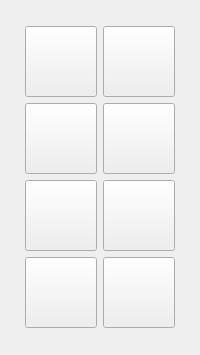
<?xml version="1.0" encoding="UTF-8"?>
<ui version="4.0">
 <class>glitch_alignment</class>
 <widget class="QDialog" name="glitch_alignment">
  <property name="geometry">
   <rect>
    <x>0</x>
    <y>0</y>
    <width>200</width>
    <height>355</height>
   </rect>
  </property>
  <property name="windowTitle">
   <string>Glitch: Objects Alignment</string>
  </property>
  <property name="windowIcon">
   <iconset resource="../../Icons/icons.qrc">
    <normaloff>:/Logo/glitch-logo.png</normaloff>:/Logo/glitch-logo.png</iconset>
  </property>
  <layout class="QVBoxLayout" name="verticalLayout">
   <item>
    <layout class="QGridLayout" name="gridLayout">
     <item row="3" column="2">
      <widget class="QToolButton" name="right_align">
       <property name="toolTip">
        <string>Right Align</string>
       </property>
       <property name="text">
        <string/>
       </property>
       <property name="icon">
        <iconset resource="../../Icons/icons.qrc">
         <normaloff>:/right-align.png</normaloff>:/right-align.png</iconset>
       </property>
       <property name="iconSize">
        <size>
         <width>64</width>
         <height>64</height>
        </size>
       </property>
      </widget>
     </item>
     <item row="1" column="2">
      <widget class="QToolButton" name="vertical_center_align">
       <property name="toolTip">
        <string>Vertical Center Align</string>
       </property>
       <property name="text">
        <string/>
       </property>
       <property name="icon">
        <iconset resource="../../Icons/icons.qrc">
         <normaloff>:/vertical-center-align.png</normaloff>:/vertical-center-align.png</iconset>
       </property>
       <property name="iconSize">
        <size>
         <width>64</width>
         <height>64</height>
        </size>
       </property>
      </widget>
     </item>
     <item row="2" column="2">
      <widget class="QToolButton" name="vertical_stack">
       <property name="toolTip">
        <string>Vertical Stack</string>
       </property>
       <property name="text">
        <string/>
       </property>
       <property name="icon">
        <iconset resource="../../Icons/icons.qrc">
         <normaloff>:/vertical-stack.png</normaloff>:/vertical-stack.png</iconset>
       </property>
       <property name="iconSize">
        <size>
         <width>64</width>
         <height>64</height>
        </size>
       </property>
      </widget>
     </item>
     <item row="1" column="1">
      <widget class="QToolButton" name="horizontal_center_align">
       <property name="toolTip">
        <string>Horizontal Center Align</string>
       </property>
       <property name="text">
        <string/>
       </property>
       <property name="icon">
        <iconset resource="../../Icons/icons.qrc">
         <normaloff>:/horizontal-center-align.png</normaloff>:/horizontal-center-align.png</iconset>
       </property>
       <property name="iconSize">
        <size>
         <width>64</width>
         <height>64</height>
        </size>
       </property>
      </widget>
     </item>
     <item row="2" column="1">
      <widget class="QToolButton" name="horizontal_stack">
       <property name="toolTip">
        <string>Horizontal Stack</string>
       </property>
       <property name="text">
        <string/>
       </property>
       <property name="icon">
        <iconset resource="../../Icons/icons.qrc">
         <normaloff>:/horizontal-stack.png</normaloff>:/horizontal-stack.png</iconset>
       </property>
       <property name="iconSize">
        <size>
         <width>64</width>
         <height>64</height>
        </size>
       </property>
      </widget>
     </item>
     <item row="2" column="3">
      <spacer name="horizontalSpacer_2">
       <property name="orientation">
        <enum>Qt::Horizontal</enum>
       </property>
       <property name="sizeHint" stdset="0">
        <size>
         <width>40</width>
         <height>20</height>
        </size>
       </property>
      </spacer>
     </item>
     <item row="2" column="0">
      <spacer name="horizontalSpacer">
       <property name="orientation">
        <enum>Qt::Horizontal</enum>
       </property>
       <property name="sizeHint" stdset="0">
        <size>
         <width>40</width>
         <height>20</height>
        </size>
       </property>
      </spacer>
     </item>
     <item row="0" column="2">
      <widget class="QToolButton" name="top_align">
       <property name="toolTip">
        <string>Top Align</string>
       </property>
       <property name="text">
        <string/>
       </property>
       <property name="icon">
        <iconset resource="../../Icons/icons.qrc">
         <normaloff>:/top-align.png</normaloff>:/top-align.png</iconset>
       </property>
       <property name="iconSize">
        <size>
         <width>64</width>
         <height>64</height>
        </size>
       </property>
      </widget>
     </item>
     <item row="3" column="1">
      <widget class="QToolButton" name="left_align">
       <property name="toolTip">
        <string>Left Align</string>
       </property>
       <property name="text">
        <string/>
       </property>
       <property name="icon">
        <iconset resource="../../Icons/icons.qrc">
         <normaloff>:/left-align.png</normaloff>:/left-align.png</iconset>
       </property>
       <property name="iconSize">
        <size>
         <width>64</width>
         <height>64</height>
        </size>
       </property>
      </widget>
     </item>
     <item row="0" column="1">
      <widget class="QToolButton" name="bottom_align">
       <property name="toolTip">
        <string>Bottom Align</string>
       </property>
       <property name="text">
        <string/>
       </property>
       <property name="icon">
        <iconset resource="../../Icons/icons.qrc">
         <normaloff>:/bottom-align.png</normaloff>:/bottom-align.png</iconset>
       </property>
       <property name="iconSize">
        <size>
         <width>64</width>
         <height>64</height>
        </size>
       </property>
      </widget>
     </item>
    </layout>
   </item>
  </layout>
 </widget>
 <tabstops>
  <tabstop>bottom_align</tabstop>
  <tabstop>top_align</tabstop>
  <tabstop>horizontal_center_align</tabstop>
  <tabstop>vertical_center_align</tabstop>
  <tabstop>horizontal_stack</tabstop>
  <tabstop>vertical_stack</tabstop>
  <tabstop>left_align</tabstop>
  <tabstop>right_align</tabstop>
 </tabstops>
 <resources>
  <include location="../../Icons/icons.qrc"/>
 </resources>
 <connections/>
</ui>
